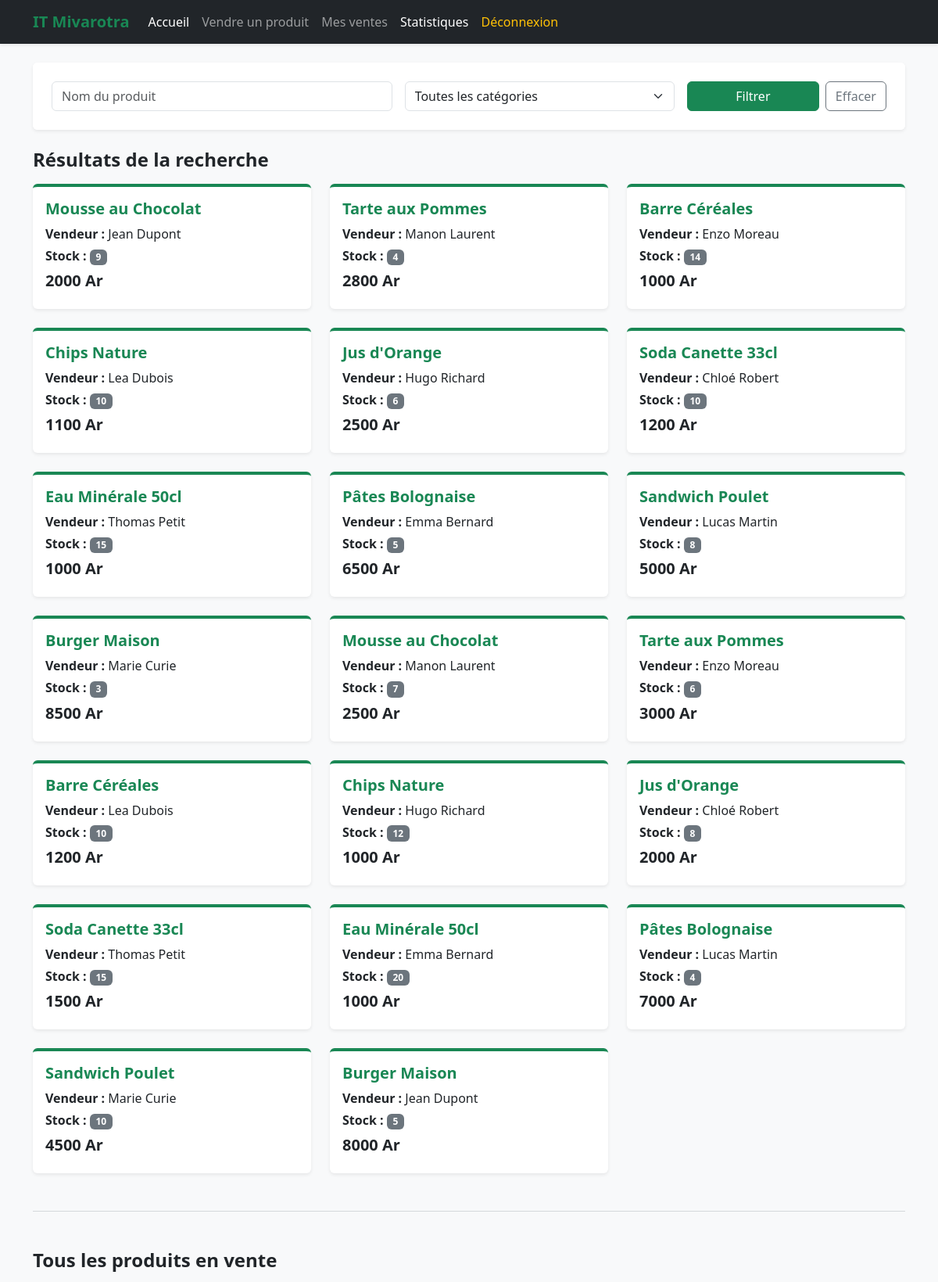
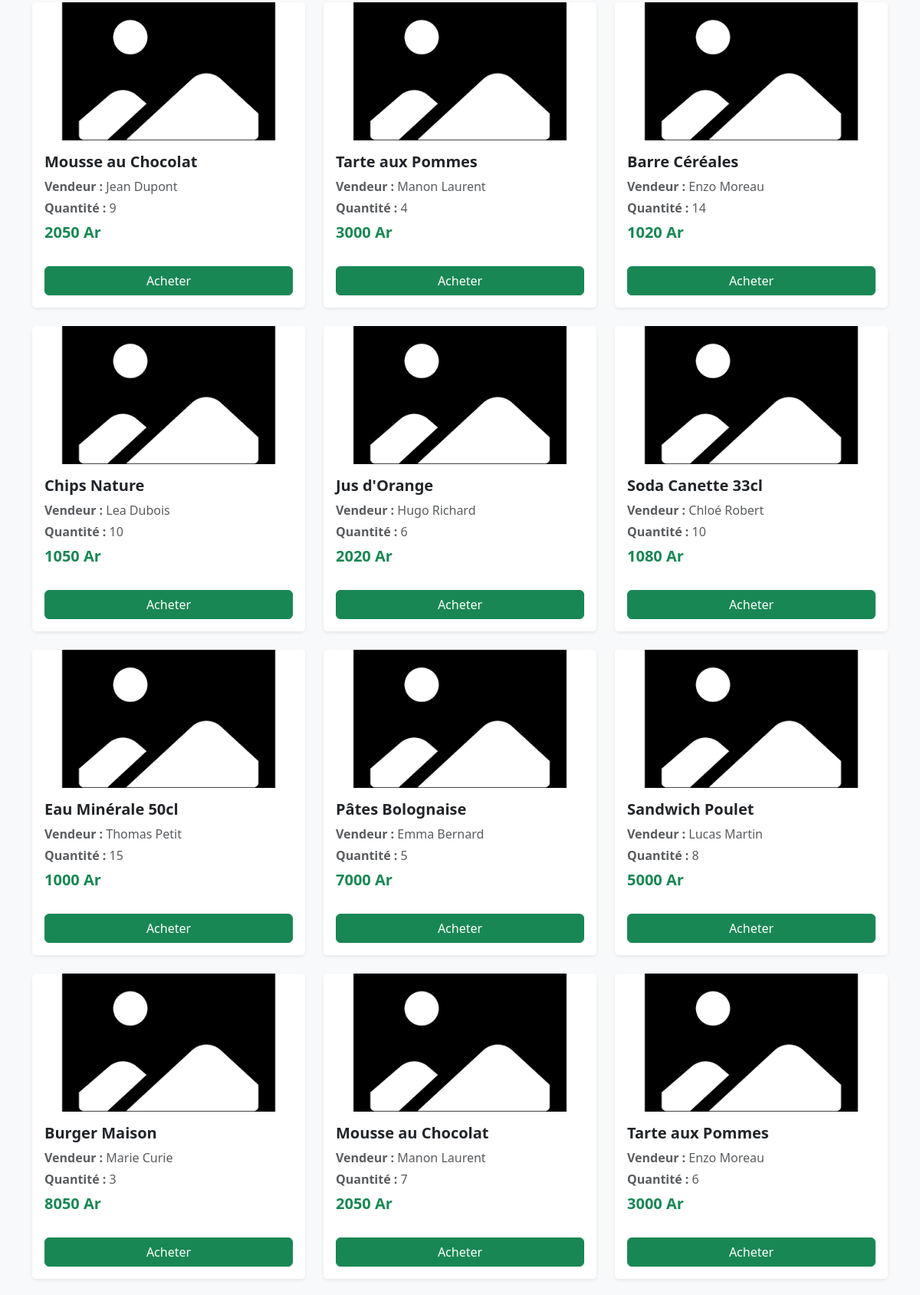
The page /page/accueil.php (upper part) on the database its author committed (2 pictures, top to bottom).
### tables this page shows
CREATE TABLE produit_membre (
    id_produit_membre INT AUTO_INCREMENT PRIMARY KEY,
    id_produit INT NOT NULL,
    id_membre INT NOT NULL,
    prix_vente INT,
    quantite_dispo INT,
    date_dispo DATE,
    
    CONSTRAINT fk_pm_produit 
        FOREIGN KEY (id_produit) REFERENCES produit(id_produit),
    CONSTRAINT fk_pm_membre 
        FOREIGN KEY (id_membre) REFERENCES membre(id_membre)
);

CREATE TABLE produit (
    id_produit INT AUTO_INCREMENT PRIMARY KEY,
    nom VARCHAR(100) NOT NULL,
    id_categorie INT NOT NULL,
    prix_reference INT NOT NULL,
    
    CONSTRAINT fk_produit_categorie 
        FOREIGN KEY (id_categorie) 
        REFERENCES categorie(id_categorie)
        ON DELETE RESTRICT
);

CREATE TABLE membre (
    id_membre INT AUTO_INCREMENT PRIMARY KEY,
    numero_etu INT,
    nom VARCHAR(100) NOT NULL,
    image_profil VARCHAR(255)
);

### inc/function.php (called while the page is built, shortened)
<?php
function produit($id) {
    $sql = "SELECT m.id_membre AS idMembre,
                   p.id_produit AS idProd,
                   pm.id_produit_membre AS idProdMembre,
                   p.nom AS nomProduit,
                   m.nom AS nomMembre,
                   quantite_dispo,
                   prix_reference,
                   IFNULL(pm.image, p.image) AS photo_produit
            FROM produit_membre pm
            JOIN produit p ON pm.id_produit = p.id_produit
            JOIN membre m ON pm.id_membre = m.id_membre
            WHERE m.id_membre != '$id' AND pm.quantite_dispo > 0
            ORDER BY pm.id_produit_membre DESC";
    return get_all_lines($sql);
}
function get_all_lines($sql){
    $bdd = db_connect();
    $req = mysqli_query($bdd, $sql);
    $result = array();
    while ($line = mysqli_fetch_assoc($req)) {
        $result[] = $line;
    }
    return $result;
}
function getProduitsFiltres($db, $recherche, $categorie) {
    $conditions = array();
    $where = empty($conditions) ? '1=1' : implode(' AND ', $conditions);
    $sql = "SELECT pm.id_produit_membre AS idProdMembre,
                   p.nom AS nomProduit,
                   m.nom AS nomMembre,
                   pm.quantite_dispo,
                   pm.prix_vente AS prix_reference
            FROM produit_membre pm
            INNER JOIN produit p ON pm.id_produit = p.id_produit
            INNER JOIN membre m ON pm.id_membre = m.id_membre
            WHERE $where AND pm.quantite_dispo > 0
            ORDER BY pm.id_produit_membre DESC";
    return mysqli_query($db, $sql);
}

### page/accueil.php (the view, shortened to what this page needs)
<?php
include('../inc/function.php');
$db = db_connect();
$produits_a_vendre = produit($id_membre);
$recherche = isset($_GET['recherche']) ? trim($_GET['recherche']) : '';
$categorie = isset($_GET['categorie']) ? trim($_GET['categorie']) : '';
$produits = getProduitsFiltres($db, $recherche, $categorie);
?>
<!DOCTYPE html>
<html lang="fr">
<head>
<link href="https://cdn.jsdelivr.net/npm/bootstrap@5.3.0/dist/css/bootstrap.min.css" rel="stylesheet">
</head>
<body class="bg-light">
<nav class="navbar navbar-expand-lg navbar-dark bg-dark shadow-sm mb-4">
<div class="container">
<a class="navbar-brand fw-bold text-success" href="accueil.php?id_membre=<?php echo $id_membre; ?>">IT Mivarotra</a>
<div class="collapse navbar-collapse" id="navbarNav">
<ul class="navbar-nav me-auto">
<li class="nav-item"><a class="nav-link active" href="accueil.php?id_membre=<?php echo $id_membre; ?>">Accueil</a></li>
<li class="nav-item"><a class="nav-link" href="vendre.php?id_membre=<?php echo $id_membre; ?>">Vendre un produit</a></li>
<li class="nav-item"><a class="nav-link" href="ventes.php?id_membre=<?php echo $id_membre; ?>">Mes ventes</a></li>
<li class="nav-item"><a class="nav-link active" href="statistique.php?id_membre=<?php echo $id_membre; ?>">Statistiques</a></li>
<li class="nav-item"><a class="nav-link text-warning" href="../index.php">Déconnexion</a></li>
</ul>
</div>
</div>
</nav>
<div class="container">
<div class="card border-0 shadow-sm mb-4">
<div class="card-body bg-white rounded p-4">
<form method="GET" action="accueil.php" class="row g-3 align-items-center">
<div class="col-md-5">
    <input type="text" name="recherche" class="form-control" placeholder="Nom du produit" value="<?php echo htmlspecialchars($recherche); ?>">
</div>
<div class="col-md-4">
    <select name="categorie" class="form-select">
        <option value="">Toutes les catégories</option>
    </select>
</div>
<div class="col-md-3 d-flex gap-2">
    <button type="submit" class="btn btn-success flex-grow-1">Filtrer</button>
    <a href="accueil.php" class="btn btn-outline-secondary">Effacer</a>
</div>
</form>
</div>
</div>
<h2 class="text-dark h4 mb-3 fw-bold">Résultats de la recherche</h2>
<div class="row row-cols-1 row-cols-md-3 g-4 mb-5">
<?php if (mysqli_num_rows($produits) > 0) { ?>
<?php while ($p = mysqli_fetch_assoc($produits)) { ?>
<div class="col">
    <div class="card h-100 shadow-sm border-0 border-top border-4 border-success">
        <div class="card-body">
            <h5 class="card-title text-success fw-bold"><?php echo htmlspecialchars($p['nomProduit']); ?></h5>
            <p class="card-text mb-1"><strong>Vendeur :</strong> <?php echo htmlspecialchars($p['nomMembre']); ?></p>
            <p class="card-text mb-1"><strong>Stock :</strong> <span class="badge bg-secondary"><?php echo $p['quantite_dispo']; ?></span></p>
            <h6 class="text-dark fw-bold mt-2 fs-5"><?php echo $p['prix_reference']; ?> Ar</h6>
        </div>
    </div>
</div>
<?php } ?>
<?php } else { ?>
<div class="col-12"><div class="alert alert-warning border-0 shadow-sm">Aucun produit ne correspond à votre recherche.</div></div>
<?php } ?>
</div>
<hr class="my-5 text-secondary">
<h2 class="text-dark h4 mb-3 fw-bold">Tous les produits en vente</h2>
<div class="row row-cols-1 row-cols-md-3 g-4 mb-5">
<?php foreach($produits_a_vendre as $p) { ?>
<?php
$nom_photo = $p['photo_produit'];
$chemin_physique = '/opt/lampp/htdocs/Exam-S2/asset/images/' . $nom_photo;
$photo_a_afficher = (empty($nom_photo) || !file_exists($chemin_physique)) ? 'default.png' : $nom_photo;
?>
<div class="col">
<div class="card h-100 shadow-sm border-0">
    <img src="/Exam-S2/asset/images/<?php echo $photo_a_afficher; ?>" class="card-img-top" style="height: 180px; object-fit: cover;">
    <div class="card-body">
        <h5 class="card-title fw-bold text-dark"><?php echo $p['nomProduit']; ?></h5>
        <p class="card-text mb-1 text-muted"><strong>Vendeur :</strong> <?php echo $p['nomMembre']; ?></p>
        <p class="card-text mb-1 text-muted"><strong>Quantité :</strong> <?php echo $p['quantite_dispo']; ?></p>
        <h5 class="text-success fw-bold mt-2"><?php echo $p['prix_reference']; ?> Ar</h5>
    </div>
    <div class="card-footer bg-white border-0 pb-3">
        <a href="achat.php?idProd=<?php echo $p['idProdMembre']; ?>&id_membre=<?php echo $id_membre; ?>" class="btn btn-success w-100">
            Acheter
        </a>
    </div>
</div>
</div>
<?php } ?>
</div>
</div>
</body>
</html>

### rows shown on the page
produit_membre: id_produit.nom "Mousse au Chocolat", id_membre.nom "Jean Dupont", quantite_dispo "9", prix_vente "2000", id_produit.prix_reference "2050"
produit_membre: id_produit.nom "Tarte aux Pommes", id_membre.nom "Manon Laurent", quantite_dispo "4", prix_vente "2800", id_produit.prix_reference "3000"
produit_membre: id_produit.nom "Barre Céréales", id_membre.nom "Enzo Moreau", quantite_dispo "14", prix_vente "1000", id_produit.prix_reference "1020"
produit_membre: id_produit.nom "Chips Nature", id_membre.nom "Lea Dubois", quantite_dispo "10", prix_vente "1100", id_produit.prix_reference "1050"
produit_membre: id_produit.nom "Jus d'Orange", id_membre.nom "Hugo Richard", quantite_dispo "6", prix_vente "2500", id_produit.prix_reference "2020"
produit_membre: id_produit.nom "Soda Canette 33cl", id_membre.nom "Chloé Robert", quantite_dispo "10", prix_vente "1200", id_produit.prix_reference "1080"
produit_membre: id_produit.nom "Eau Minérale 50cl", id_membre.nom "Thomas Petit", quantite_dispo "15", prix_vente "1000", id_produit.prix_reference "1000"
produit_membre: id_produit.nom "Pâtes Bolognaise", id_membre.nom "Emma Bernard", quantite_dispo "5", prix_vente "6500", id_produit.prix_reference "7000"
produit_membre: id_produit.nom "Sandwich Poulet", id_membre.nom "Lucas Martin", quantite_dispo "8", prix_vente "5000", id_produit.prix_reference "5000"
produit_membre: id_produit.nom "Burger Maison", id_membre.nom "Marie Curie", quantite_dispo "3", prix_vente "8500", id_produit.prix_reference "8050"
produit_membre: id_produit.nom "Mousse au Chocolat", id_membre.nom "Manon Laurent", quantite_dispo "7", prix_vente "2500", id_produit.prix_reference "2050"
produit_membre: id_produit.nom "Tarte aux Pommes", id_membre.nom "Enzo Moreau", quantite_dispo "6", prix_vente "3000", id_produit.prix_reference "3000"
produit_membre: id_produit.nom "Barre Céréales", id_membre.nom "Lea Dubois", quantite_dispo "10", prix_vente "1200"
produit_membre: id_produit.nom "Chips Nature", id_membre.nom "Hugo Richard", quantite_dispo "12", prix_vente "1000"
produit_membre: id_produit.nom "Jus d'Orange", id_membre.nom "Chloé Robert", quantite_dispo "8", prix_vente "2000"
produit_membre: id_produit.nom "Soda Canette 33cl", id_membre.nom "Thomas Petit", quantite_dispo "15", prix_vente "1500"
produit_membre: id_produit.nom "Eau Minérale 50cl", id_membre.nom "Emma Bernard", quantite_dispo "20", prix_vente "1000"
produit_membre: id_produit.nom "Pâtes Bolognaise", id_membre.nom "Lucas Martin", quantite_dispo "4", prix_vente "7000"
produit_membre: id_produit.nom "Sandwich Poulet", id_membre.nom "Marie Curie", quantite_dispo "10", prix_vente "4500"
produit_membre: id_produit.nom "Burger Maison", id_membre.nom "Jean Dupont", quantite_dispo "5", prix_vente "8000"
